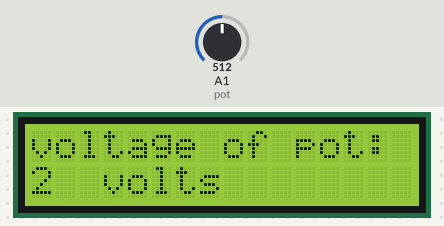
Bench run of a sketch on a simulated Arduino Uno, built with avr-gcc and run on an emulated ATmega328P. Shown: 16×2 character LCD. The test bench sets the inputs (shaded band); at power-on: A1 (pot) = 512.

Above: at 1.2 s.
1.3 s: A1 (pot) set to 716
At 2.8 s:
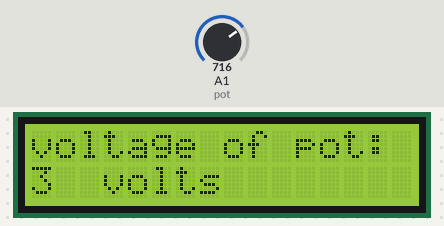
5.4 s: A1 (pot) set to 900
At 6.7 s:
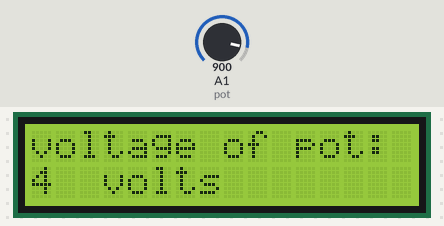
8.6 s: A1 (pot) set to 1023
At 9.6 s:
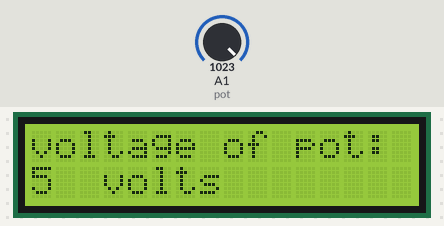
Timing chart, 0 to 11.6 s (numbered marks = the images above; inputs shaded):
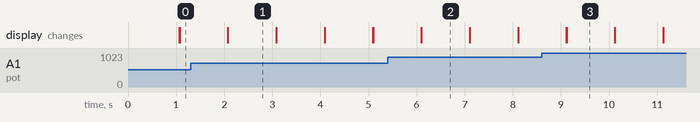

The sketch:

ADC_of_Pot_voltage.ino
```cpp
#include <LiquidCrystal.h>
int rs = 2, en = 3, d4 = 4, d5 = 5, d6 = 6, d7 = 7;
LiquidCrystal lcd(rs, en, d4, d5 ,d6, d7);
int pot = A1;

void setup() {
  lcd.begin(16, 2);
}

void loop() {
  int voltage_of_potentialmeter;
  voltage_of_potentialmeter = analogRead(pot);
  lcd.setCursor(0, 0);
  lcd.print("voltage of pot:");
  lcd.setCursor(0, 1);
  lcd.print(voltage_of_potentialmeter * 5 / 1023);
  lcd.setCursor(2, 1);
  lcd.print(" volts");
  delay(1000);
  lcd.clear();
}
```

Measured:
- after the input at 1.3 s, the display: first differs from a run without the input after 0.78 s (image 1)
- after the input at 5.4 s, the display: first differs from a run without the input after 0.70 s (image 2)
- after the input at 8.6 s, the display: first differs from a run without the input after 0.52 s (image 3)
- what the display in image 1 shows lasts 1.0 s, from 2.1 s to 3.1 s
